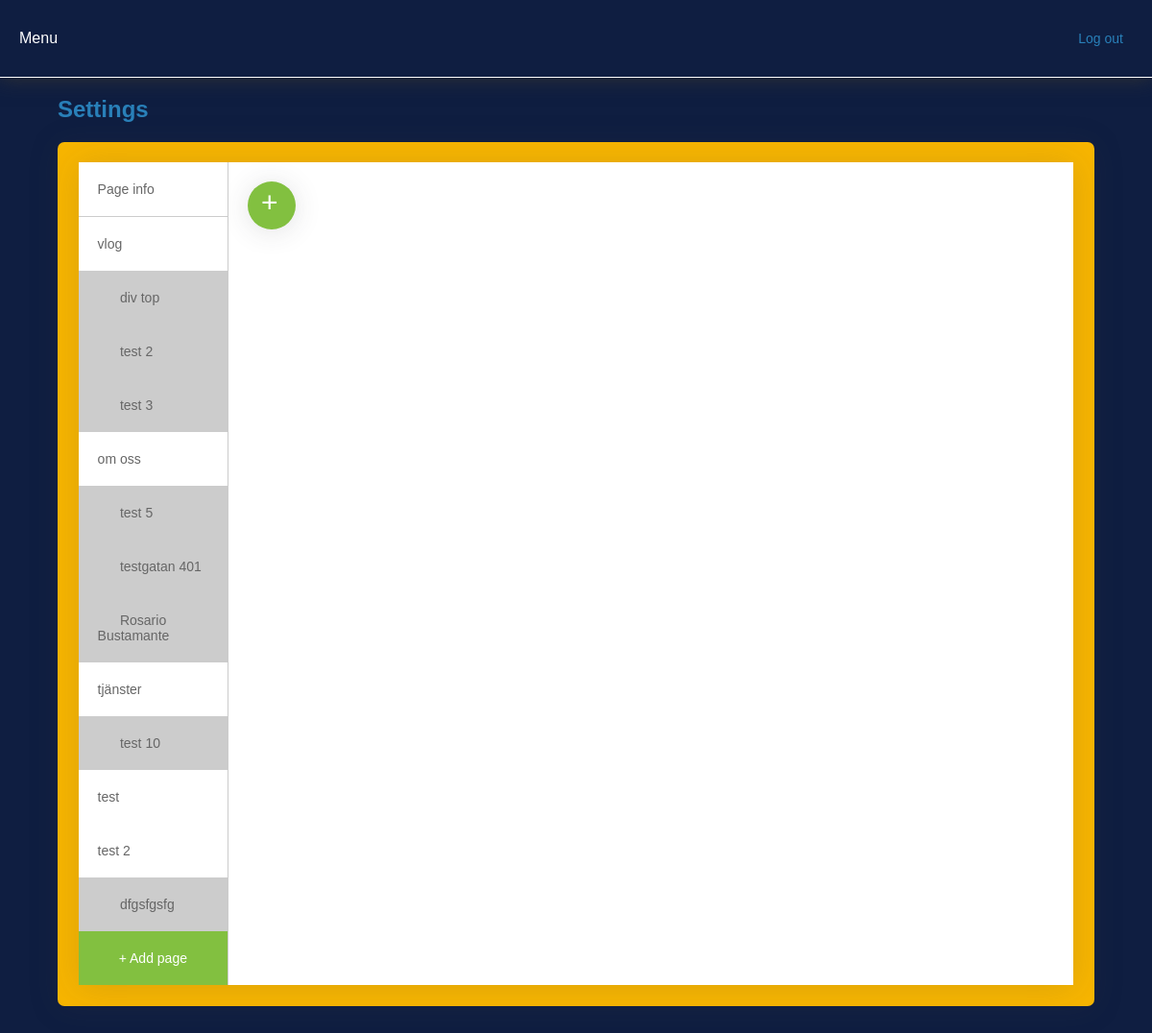
/admin/page_settings.php (signed in), run on the app's committed database.
### tables this page shows
CREATE TABLE `pages` (
  `id_page` int(11) NOT NULL,
  `name` varchar(255) DEFAULT NULL,
  `level` int(11) DEFAULT NULL,
  `foto` varchar(255) DEFAULT NULL,
  `background` varchar(255) DEFAULT NULL,
  `color` varchar(255) DEFAULT NULL,
  `ptop` int(11) DEFAULT NULL,
  `pright` int(11) DEFAULT NULL,
  `pbottom` int(11) DEFAULT NULL,
  `pleft` int(11) DEFAULT NULL,
  `padre` int(11) DEFAULT NULL,
  `padre2` int(11) DEFAULT NULL
);

### admin/inc/settings_view.php (the view, shortened to what this page needs)
<?php
 $query_DatosConsulta = sprintf("SELECT * FROM pages WHERE padre = 0 ORDER BY id_page");
 $DatosConsulta = mysqli_query($con, $query_DatosConsulta) or die(mysqli_error($con));
 $row_DatosConsulta = mysqli_fetch_assoc($DatosConsulta);
 $totalRows_DatosConsulta = mysqli_num_rows($DatosConsulta);
?>
<?php
 $query_PageList = sprintf("SELECT * FROM pages WHERE padre=0");
 $PageList = mysqli_query($con, $query_PageList) or die(mysqli_error($con));
?>
<div class="user_div">
    <div class="space">
        <div class="settings_sb">
            <div class="under_sites">
                <ul>
                    <a href="page_settings.php?pageinfo=1"><li style="border-bottom: 1px solid #CCC;">Page info</li></a>
                </ul>
            </div>
            <?php
            if ($totalRows_DatosConsulta > 0) {
            do { ?>
            <div class="contentprov">
                <a href="page_settings.php?pageid=<?php echo $row_DatosConsulta["id_page"]; ?>"><button class="sbbtn"><?php echo $row_DatosConsulta["name"]; ?></button></a>
            </div>
                <?php categorianivel($row_DatosConsulta["id_page"]); ?>
            <?php } while ($row_DatosConsulta = mysqli_fetch_assoc($DatosConsulta));
            }
            ?>
            <div class="add_under_button">
                <ul>
                    <div onclick="Mostrar()"><li>+ Add page</li></div>
                </ul>
            </div>
        </div>
        <div class="settings_cnt">
            <?php if($_GET["pageinfo"] != 1):?>
                <div onclick="Mostrar2()" class="flying_button2">+</div>
            <?php endif ?>
        </div>
    </div>
</div>

### inc/funciones.php (shortened to what this page needs)
<?php
if (!function_exists("GetSQLValueString")) {
function GetSQLValueString($theValue, $theType, $theDefinedValue = "", $theNotDefinedValue = "")
{
  global $con;
  $theValue = function_exists("mysqli_real_escape_string") ? mysqli_real_escape_string($con, $theValue) : mysqli_escape_string($con,$theValue);
  switch ($theType) {
    case "long":
    case "int":
      $theValue = ($theValue != "") ? intval($theValue) : "NULL";
      break;
  }
  return $theValue;
}
}
	?>
	<?php
function categorianivel($padre)
{
	global $con;
	$query_ConsultaFuncion = sprintf("SELECT * FROM pages WHERE name!='' AND padre = %s",
	GetSQLValueString($padre, "int"));
	$ConsultaFuncion = mysqli_query($con, $query_ConsultaFuncion) or die(mysqli_error($con));
	$row_ConsultaFuncion = mysqli_fetch_assoc($ConsultaFuncion);
	$totalRows_ConsultaFuncion = mysqli_num_rows($ConsultaFuncion);
	if ($totalRows_ConsultaFuncion > 0) {
		do {
			?>
		<div class="sub_cat">
			<ul>
				<li>&nbsp;&nbsp;&nbsp;&nbsp;&nbsp;&nbsp;<?php echo $row_ConsultaFuncion['name']?></li>
			</ul>
		</div>
	<?php
		} while ($row_ConsultaFuncion = mysqli_fetch_assoc($ConsultaFuncion));
	}
}
		?>

### admin/css/style_adm.css (style rules this page uses)
body { margin:0 auto; padding:0; font-family: 'Lucida Sans', 'Lucida Sans Regular', 'Lucida Grande', 'Lucida Sans Unicode', Geneva, Verdana, sans-serif; background-color: #0F1E41; }
a { margin: 0; }
.container a { text-decoration: none; color: rgb(52, 160, 233); }
.user_div { width: 90%; overflow: auto; background-color: #F7B500; margin: 0px auto 110px; border-radius: 7px; box-shadow: 0 .15rem 2rem 0 rgba(58,59,69,.15)!important; }
.flying_button2 { width: 22px; height: 40px; padding: 5px 14px; border-radius: 25px; background-color: #82C040; color: #FFF; box-shadow: 0 .15rem 1.75rem 0 rgba(58,59,69,.15)!important; font-size: 30px; position: absolute; margin: 20px; cursor: pointer; }
.space { width: 96%; overflow: auto; background-color: #000; margin: 2%; display: flex; box-shadow: 0 .15rem 2rem 0 rgba(58,59,69,.15)!important; }
.settings_sb { width: 15%; overflow: auto; float: left; background-color: #FFF; border-right: 1px solid #CCC; }
.settings_cnt { flex: 1; overflow: auto; float: right; background-color: #FFF; }
.under_sites { text-align: left; font-size: 14px; }
.under_sites ul { width: 100%; margin: 0; padding: 0; }
.under_sites ul li { background-color: #FFF; padding: 20px; color: #666; }
.sbbtn { width: 100%; text-align: left; background-color: #FFF; color: #666; font-size: 14px; padding: 20px; border: none; cursor: pointer; }
.contentprov { width: 100%; display: inline-block; }
.add_under_button { text-align: center; font-size: 14px; }
.add_under_button ul { width: 100%; margin: 0; padding: 0; }
.add_under_button ul li { background-color: #82C040; padding: 20px 0; color: #FFF; }

### inc/funciones.php (style rules this page uses)
.sub_cat { text-align: left; font-size: 14px; }
.sub_cat ul { width: 100%; margin: 0; padding: 0; }
.sub_cat ul li { background-color: #CCC; padding: 20px; color: #666; }

### data on the page
pages: name "vlog"
pages: name "div top"
pages: name "test 2"
pages: name "test 3"
pages: name "om oss"
pages: name "test 5"
pages: name "testgatan 401"
pages: name "Rosario Bustamante"
pages: name "tjänster"
pages: name "test 10"
pages: name "test"
pages: name "test 2"
pages: name "dfgsfgsfg"
